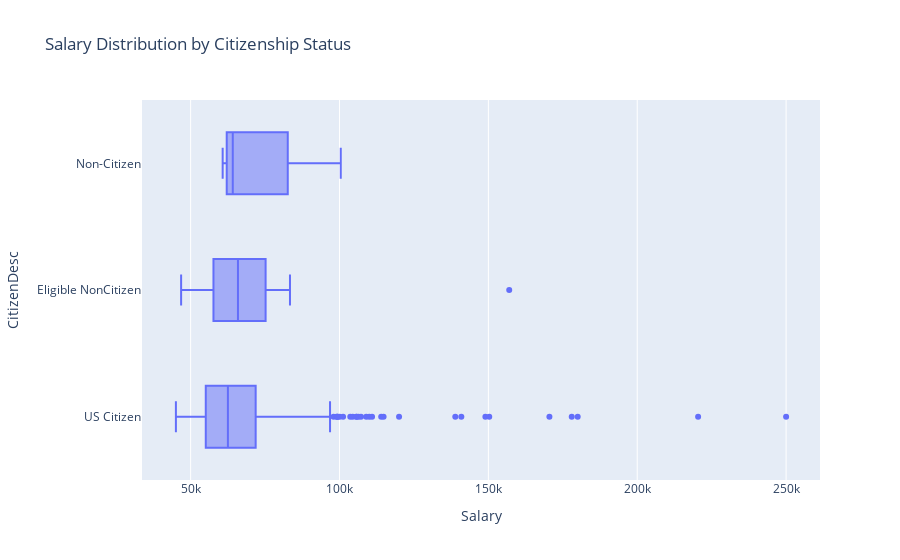

Here is the notebook cell this chart was saved with:
### Markdown cell above
---

### 🎯 Exercise 3: Salary distribution by citizenship status

#### 👇 Tasks

- ✔️ Draw horizontal box plots of `Salary` by `CitizenDesc`.
- ✔️ Store your figure to a variable named `fig`.
- ✔️ Add an appropriate title to your figure.
- ✔️ Display the figure using `fig.show()`

### Code cell
# YOUR CODE BEGINS
fig = px.box(
    df_hr,
    x="Salary",
    y="CitizenDesc",
    title="Salary Distribution by Citizenship Status",
)
fig.show()
# YOUR CODE ENDS

### Figure 1 — Plotly figure (JSON) as saved in the notebook; plotly's stock layout.template omitted (floating-point values rounded to 4 significant figures; data arrays with more than 128 entries replaced by an {"elided": "..."} marker saying what was removed)
{"data": [{"alignmentgroup": "True", "hovertemplate": "Salary=%{x}<br>CitizenDesc=%{y}<extra></extra>", "legendgroup": "", "marker": {"color": "#636efa"}, "name": "", "notched": false, "offsetgroup": "", "orientation": "h", "showlegend": false, "type": "box", "x": {"elided": "311 int values"}, "x0": " ", "xaxis": "x", "y": {"elided": "311 str values"}, "y0": " ", "yaxis": "y"}], "layout": {"boxmode": "group", "legend": {"tracegroupgap": 0}, "title": {"text": "Salary Distribution by Citizenship Status"}, "xaxis": {"anchor": "y", "domain": [0, 1], "title": {"text": "Salary"}}, "yaxis": {"anchor": "x", "domain": [0, 1], "title": {"text": "CitizenDesc"}}}}
